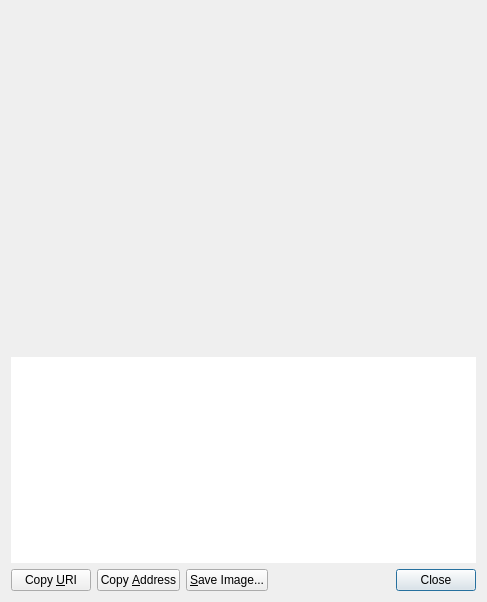
<?xml version="1.0" encoding="UTF-8"?>
<ui version="4.0">
 <class>ReceiveRequestDialog</class>
 <widget class="QDialog" name="ReceiveRequestDialog">
  <property name="geometry">
   <rect>
    <x>0</x>
    <y>0</y>
    <width>487</width>
    <height>602</height>
   </rect>
  </property>
  <layout class="QVBoxLayout" name="verticalLayout_3">
   <item>
    <widget class="QLabel" name="labelLogo">
     <property name="text">
      <string/>
     </property>
     <property name="pixmap">
      <pixmap resource="../bitcoin.qrc">:/images/res/images/logo.png</pixmap>
     </property>
     <property name="margin">
      <number>10</number>
     </property>
    </widget>
   </item>
   <item>
    <widget class="QRImageWidget" name="lblQRCode">
     <property name="sizePolicy">
      <sizepolicy hsizetype="Expanding" vsizetype="Fixed">
       <horstretch>0</horstretch>
       <verstretch>0</verstretch>
      </sizepolicy>
     </property>
     <property name="minimumSize">
      <size>
       <width>300</width>
       <height>320</height>
      </size>
     </property>
     <property name="toolTip">
      <string>QR Code</string>
     </property>
     <property name="textFormat">
      <enum>Qt::PlainText</enum>
     </property>
     <property name="alignment">
      <set>Qt::AlignCenter</set>
     </property>
     <property name="wordWrap">
      <bool>true</bool>
     </property>
    </widget>
   </item>
   <item>
    <widget class="QTextEdit" name="outUri">
     <property name="sizePolicy">
      <sizepolicy hsizetype="Expanding" vsizetype="Expanding">
       <horstretch>0</horstretch>
       <verstretch>0</verstretch>
      </sizepolicy>
     </property>
     <property name="minimumSize">
      <size>
       <width>0</width>
       <height>50</height>
      </size>
     </property>
     <property name="frameShape">
      <enum>QFrame::NoFrame</enum>
     </property>
     <property name="frameShadow">
      <enum>QFrame::Plain</enum>
     </property>
     <property name="tabChangesFocus">
      <bool>true</bool>
     </property>
     <property name="textInteractionFlags">
      <set>Qt::TextSelectableByKeyboard|Qt::TextSelectableByMouse</set>
     </property>
    </widget>
   </item>
   <item>
    <layout class="QHBoxLayout" name="horizontalLayout">
     <item>
      <widget class="QPushButton" name="btnCopyURI">
       <property name="text">
        <string>Copy &amp;URI</string>
       </property>
       <property name="autoDefault">
        <bool>false</bool>
       </property>
      </widget>
     </item>
     <item>
      <widget class="QPushButton" name="btnCopyAddress">
       <property name="text">
        <string>Copy &amp;Address</string>
       </property>
       <property name="autoDefault">
        <bool>false</bool>
       </property>
      </widget>
     </item>
     <item>
      <widget class="QPushButton" name="btnSaveAs">
       <property name="text">
        <string>&amp;Save Image...</string>
       </property>
       <property name="autoDefault">
        <bool>false</bool>
       </property>
      </widget>
     </item>
     <item>
      <spacer name="horizontalSpacer_2">
       <property name="orientation">
        <enum>Qt::Horizontal</enum>
       </property>
       <property name="sizeHint" stdset="0">
        <size>
         <width>40</width>
         <height>20</height>
        </size>
       </property>
      </spacer>
     </item>
     <item>
      <widget class="QDialogButtonBox" name="buttonBox">
       <property name="standardButtons">
        <set>QDialogButtonBox::Close</set>
       </property>
      </widget>
     </item>
    </layout>
   </item>
  </layout>
 </widget>
 <customwidgets>
  <customwidget>
   <class>QRImageWidget</class>
   <extends>QLabel</extends>
   <header>receiverequestdialog.h</header>
  </customwidget>
 </customwidgets>
 <resources>
  <include location="../bitcoin.qrc"/>
 </resources>
 <connections>
  <connection>
   <sender>buttonBox</sender>
   <signal>rejected()</signal>
   <receiver>ReceiveRequestDialog</receiver>
   <slot>reject()</slot>
   <hints>
    <hint type="sourcelabel">
     <x>452</x>
     <y>573</y>
    </hint>
    <hint type="destinationlabel">
     <x>243</x>
     <y>298</y>
    </hint>
   </hints>
  </connection>
  <connection>
   <sender>buttonBox</sender>
   <signal>accepted()</signal>
   <receiver>ReceiveRequestDialog</receiver>
   <slot>accept()</slot>
   <hints>
    <hint type="sourcelabel">
     <x>452</x>
     <y>573</y>
    </hint>
    <hint type="destinationlabel">
     <x>243</x>
     <y>298</y>
    </hint>
   </hints>
  </connection>
 </connections>
</ui>
